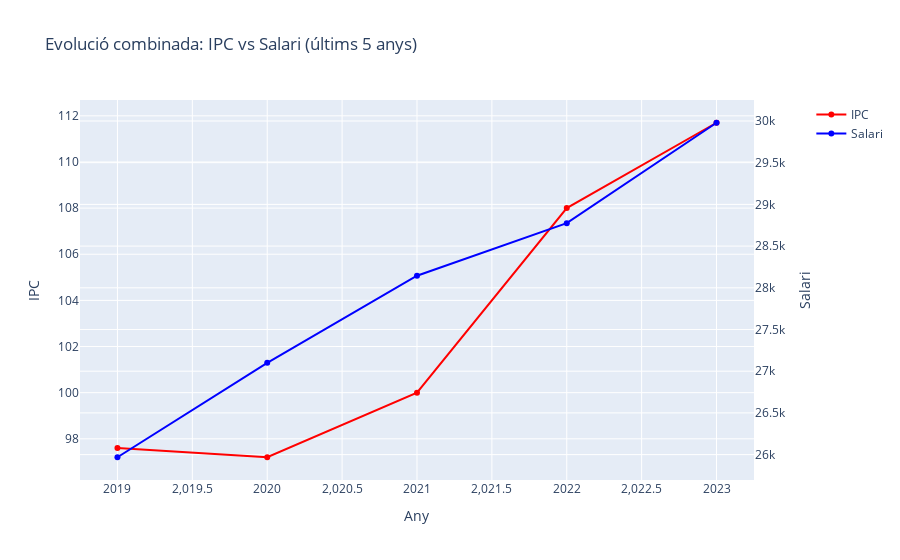

Notebook source saved alongside this figure:
### Code cell
#3
import pandas as pd
import plotly.graph_objects as go
from plotly.subplots import make_subplots

df_ipc_filt = df_ipc[df_ipc.id_categ==1][['anyy', 'ipc']]
df_sou_filt = df_sou[df_sou.id_agrup==1][['anyy', 'salari']]
df_union = pd.merge(df_ipc_filt, df_sou_filt, on="anyy", how="inner")
df_union
# --- Filtrar els últims 5 anys ---
ultims_5 = sorted(df_union["anyy"].unique())[-5]
df_union_5 = df_union[df_union["anyy"] >= ultims_5]

# Crear figura amb dos eixos Y
fig = make_subplots(specs=[[{"secondary_y": True}]])

# Línia IPC
fig.add_trace(
    go.Scatter(
        x=df_union_5["anyy"],
        y=df_union_5["ipc"],
        mode="lines+markers",
        name="IPC",
        line=dict(color="red")
    ),
    secondary_y=False
)

# Línia Salari
fig.add_trace(
    go.Scatter(
        x=df_union_5["anyy"],
        y=df_union_5["salari"],
        mode="lines+markers",
        name="Salari",
        line=dict(color="blue")
    ),
    secondary_y=True
)

# Etiquetes i títol
fig.update_layout(
    title="Evolució combinada: IPC vs Salari (últims 5 anys)",
    xaxis_title="Any"
)

fig.update_yaxes(title_text="IPC", secondary_y=False)
fig.update_yaxes(title_text="Salari", secondary_y=True)

fig.show()
#Prdección

### Figure 1 — Plotly figure (JSON) as saved in the notebook; plotly's stock layout.template omitted (floating-point values rounded to 4 significant figures)
{"data": [{"line": {"color": "red"}, "mode": "lines+markers", "name": "IPC", "type": "scatter", "x": [2023, 2022, 2021, 2020, 2019], "xaxis": "x", "y": [111.7, 108.0, 100.0, 97.2, 97.6], "yaxis": "y"}, {"line": {"color": "blue"}, "mode": "lines+markers", "name": "Salari", "type": "scatter", "x": [2023, 2022, 2021, 2020, 2019], "xaxis": "x", "y": [29980.0, 28770.0, 28150.0, 27100.0, 25970.0], "yaxis": "y2"}], "layout": {"title": {"text": "Evolució combinada: IPC vs Salari (últims 5 anys)"}, "xaxis": {"anchor": "y", "domain": [0, 0.94], "title": {"text": "Any"}}, "yaxis": {"anchor": "x", "domain": [0, 1], "title": {"text": "IPC"}}, "yaxis2": {"anchor": "x", "overlaying": "y", "side": "right", "title": {"text": "Salari"}}}}
